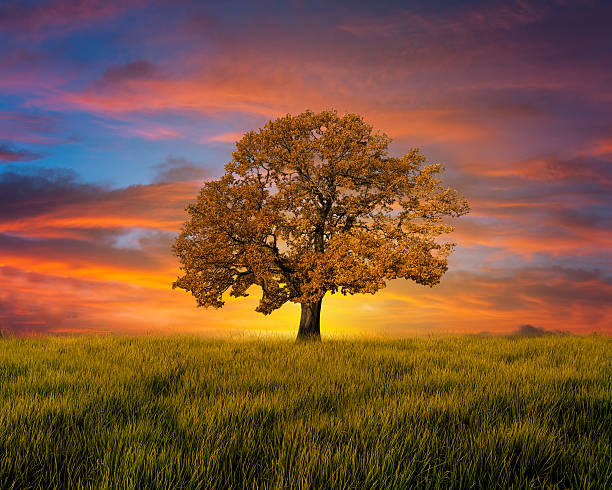
#> input picture SunsetTree.jpg, 612 x 490 px
$ python payload_test.py
#> lines starting #> are read from the running program, lines starting #| are printed output that depends on the picture
from PIL import Image              # Pillow: opens images
import numpy as np                 # NumPy: lets us treat the image as an array of numbers
import matplotlib.pyplot as plt    # Matplotlib: draws the chart

# ---------------------------------------------------------------
# SETTINGS
# ---------------------------------------------------------------
cover_name = "SunsetTree.jpg"                 # The original image
message_sizes = [10, 100, 1000, 10000, 50000, 100000]   # Message lengths (characters) to test

# ---------------------------------------------------------------
# STEP 1: Load the cover image
# ---------------------------------------------------------------
original = np.array(Image.open(cover_name).convert('L'))   # Grayscale: one number (0-255) per pixel
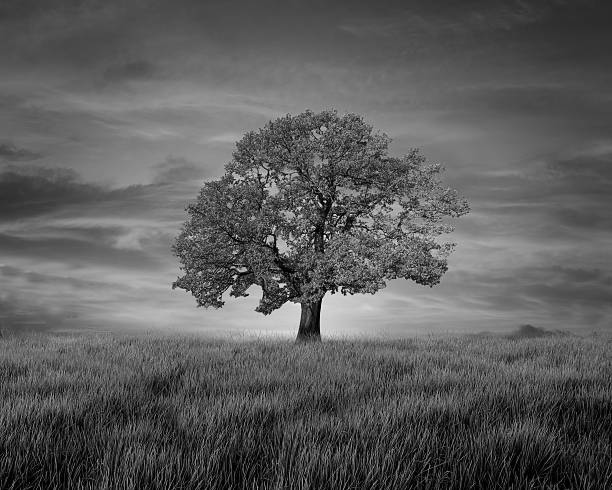
#> original: shape (490, 612); min 0, max 242, mean 92.1
H, W = original.shape                                       # Height and width in pixels
#> H = 490; W = 612
capacity_chars = (H * W) // 8                               # 1 bit per pixel, 8 bits per character
#> capacity_chars = 37485
print("Image size:", H, "x", W, "| Max message length:", capacity_chars, "characters")
#| Image size: 490 x 612 | Max message length: 37485 characters

# Keep only the message sizes that actually fit in this image
message_sizes = [n for n in message_sizes if n <= capacity_chars]
#> message_sizes = [10, 100, 1000, 10000]

# ---------------------------------------------------------------
# STEP 2: A function that hides a message and measures the damage
# ---------------------------------------------------------------
rng = np.random.default_rng(0)     # Fixed seed so you get the same results every run

def test_payload(n_chars):
    # Make a random message of n_chars letters (a-z), then turn it into bytes
    text = rng.integers(97, 123, size=n_chars).astype(np.uint8)
    # Turn every byte into 8 bits (a long array of 0s and 1s)
    bits = np.unpackbits(text)

    flat = original.flatten()                       # 1D list of pixels
    stego = flat.copy()                             # Work on a copy, never the original
    # Same idea as before: clear the last bit of each pixel, then put our bit there
    stego[:len(bits)] = (stego[:len(bits)] & 0xFE) | bits

    # How many pixels actually changed value
    changed = int(np.sum(stego != flat))

    # MSE = average squared difference between original and stego pixels
    mse = np.mean((flat.astype(float) - stego.astype(float)) ** 2)
    # PSNR in dB: higher = more similar to the original
    psnr = 10 * np.log10(255 ** 2 / mse) if mse > 0 else float('inf')
    return len(bits), changed, psnr

# ---------------------------------------------------------------
# STEP 3: Run the test for every message size and print a table
# ---------------------------------------------------------------
results = []                                        # Will hold one row per message size
print("\nChars     Bits hidden   Pixels changed   PSNR (dB)")
print("-" * 52)
for n in message_sizes:
    bits_hidden, changed, psnr = test_payload(n)
    results.append((n, bits_hidden, changed, psnr))
    print(f"{n:<9} {bits_hidden:<13} {changed:<16} {psnr:.2f}")
#> this loop made 4 passes
#> (changed, mse in test_payload, psnr, bits_hidden) on passes 1 to 4: (40, 0.000133, 86.88, 80), (395, 0.00132, 76.93, 800), (3996, 0.0133, 66.88, 8000), (39725, 0.132, 56.91, 80000)
#| 10        80            40               86.88
#| 100       800           395              76.93
#| 1000      8000          3996             66.88
#| 10000     80000         39725            56.91
#> after the loop, results = [(10, 80, 40, 86.88), (100, 800, 395, 76.93), (1000, 8000, 3996, 66.88), (10000, 80000, 39725, 56.91)]

# ---------------------------------------------------------------
# STEP 4: Draw the chart (PSNR vs message length)
# ---------------------------------------------------------------
sizes = [r[0] for r in results]                     # x values: message length
#> sizes = [10, 100, 1000, 10000]
psnrs = [r[3] for r in results]                     # y values: PSNR
#> psnrs = [86.88, 76.93, 66.88, 56.91]

fig, ax = plt.subplots(figsize=(8, 5))
ax.plot(sizes, psnrs, color="#2a6fdb", linewidth=2, marker="o", markersize=8,
        markeredgecolor="white", markeredgewidth=2)  # Line with round markers
ax.set_xscale("log")                                # Log scale: sizes grow 10x each step

# Dashed reference line: above ~40 dB the change is generally invisible
ax.axhline(40, color="#888888", linestyle="--", linewidth=1)
ax.text(sizes[0], 40.8, "40 dB: change generally invisible", color="#555555", fontsize=9)

# Write the PSNR value next to each point
for x, y in zip(sizes, psnrs):
    ax.annotate(f"{y:.1f}", (x, y), textcoords="offset points", xytext=(0, 10),
                ha="center", fontsize=9, color="#222222")
#> this loop made 4 passes
#> (x, y) on passes 1 to 4: (10, 86.88), (100, 76.93), (1000, 66.88), (10000, 56.91)

ax.set_xlabel("Message length (characters, log scale)")
ax.set_ylabel("PSNR (dB)  - higher = less visible change")
ax.set_title("Hiding longer messages lowers image quality (LSB)")
ax.grid(True, color="#e5e5e5", linewidth=0.8)      # Light grid, stays in the background
ax.spines["top"].set_visible(False)                 # Remove top and right border lines
ax.spines["right"].set_visible(False)

plt.tight_layout()
plt.savefig("payload_vs_psnr.png", dpi=150)         # Save the chart for your slides
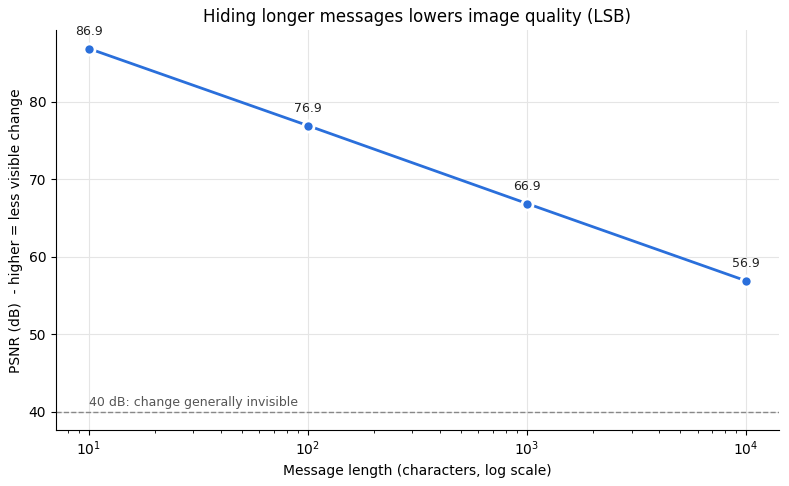
#> figure drawn by matplotlib, 1 panel
print("\nSaved chart as payload_vs_psnr.png")
plt.show()                                          # Show the chart on screen
